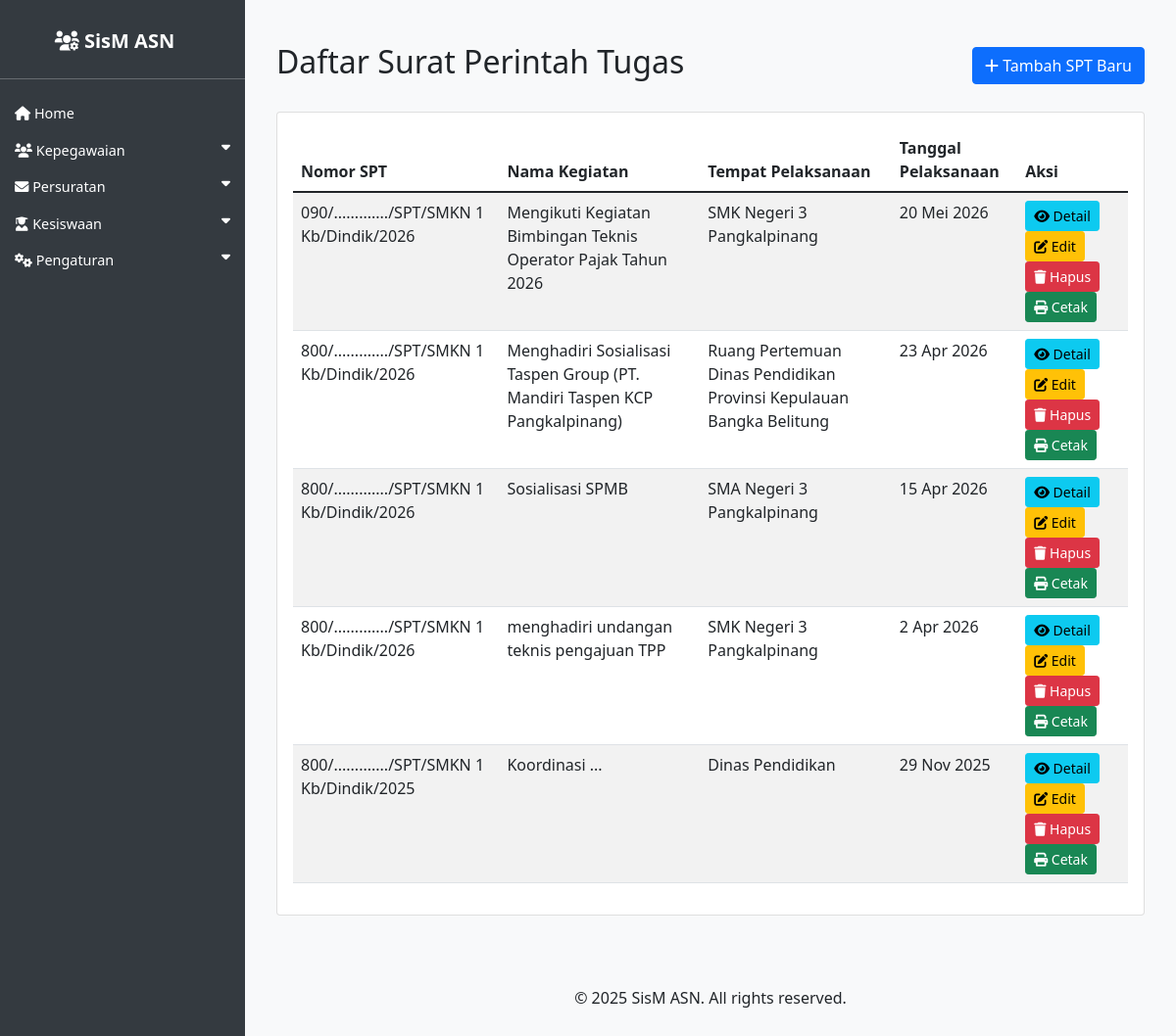
The app's page /asn/spt/, older data.
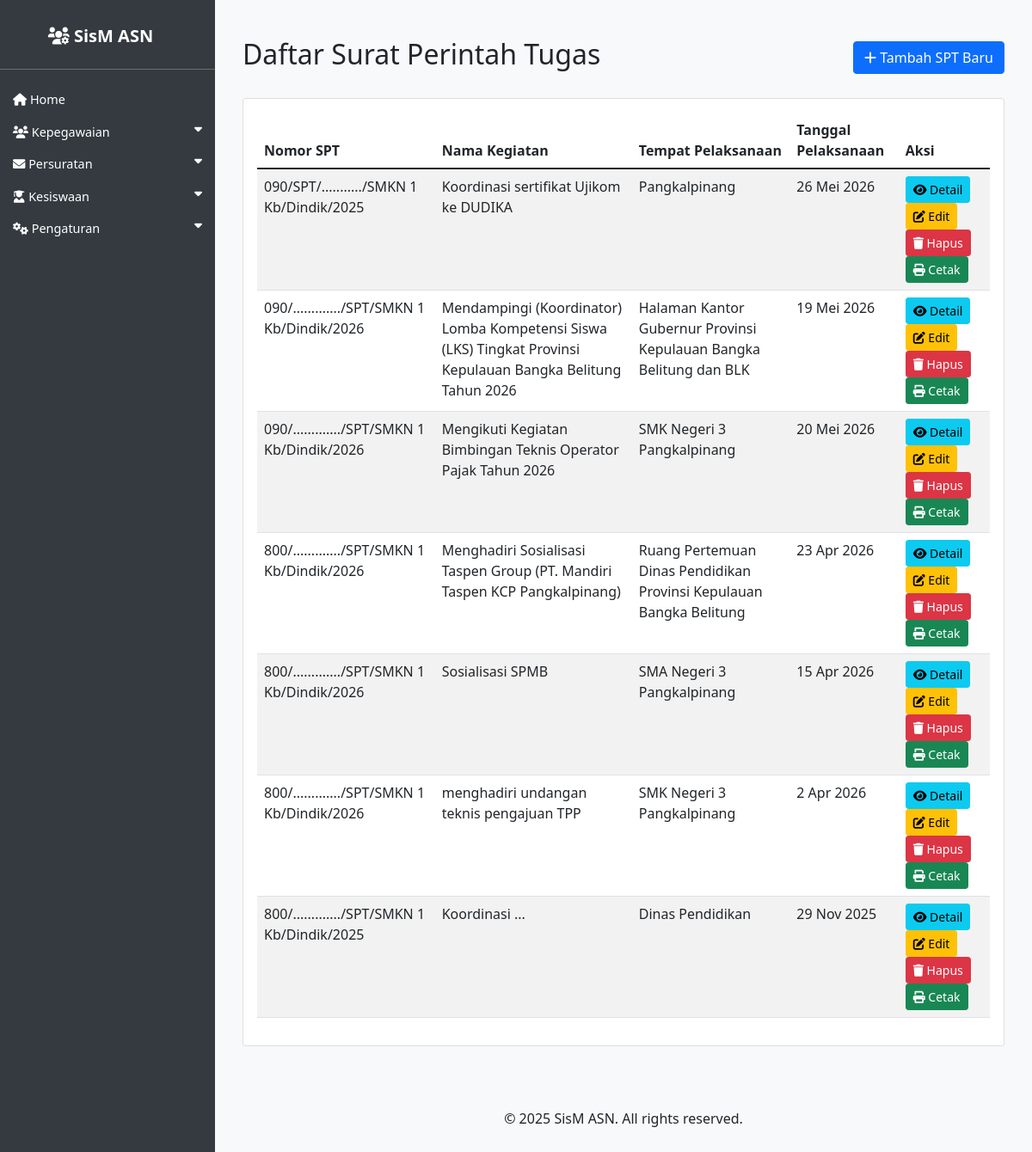
The same page, newer data.
### asn_app/models.py (models this page shows, shortened)
class SuratPerintahTugas(models.Model):
    peserta = models.ManyToManyField(ASN, related_name='spt_peserta', verbose_name='Peserta')
    dasar_surat = models.TextField(verbose_name='Dasar Surat')
    nomor_spt = models.CharField(max_length=50, verbose_name='Nomor SPT')
    tempat_pelaksanaan = models.CharField(max_length=100, verbose_name='Tempat Pelaksanaan')
    waktu_pelaksanaan = models.DateTimeField(verbose_name='Waktu Pelaksanaan')
    tanggal_pelaksanaan = models.DateField(verbose_name='Tanggal Pelaksanaan')
    tanggal_akhir_pelaksanaan = models.DateField(verbose_name='Tanggal Akhir Pelaksanaan', null=True, blank=True)
    nama_kegiatan = models.CharField(max_length=200, verbose_name='Nama Kegiatan')
    tempat_ditetapkan = models.CharField(max_length=100, verbose_name='Tempat Ditetapkan')
    tanggal_ditetapkan = models.DateField(verbose_name='Tanggal Ditetapkan')
    penandatangan = models.ForeignKey(ASN, on_delete=models.SET_NULL, blank=True, null=True, related_name='spt_penandatangan', verbose_name='Penandatangan')
    kuasa_pengguna_anggaran = models.ForeignKey(ASN, on_delete=models.SET_NULL, blank=True, null=True, related_name='spt_kuasa_pengguna_anggaran', verbose_name='Kuasa Pengguna Anggaran')
    kop_surat = models.ForeignKey(KopSurat, on_delete=models.SET_NULL, blank=True, null=True, verbose_name='Kop Surat')
    latar_belakang = models.TextField(verbose_name='Latar Belakang', blank=True, null=True)
    maksud_dan_tujuan = models.TextField(verbose_name='Maksud dan Tujuan', blank=True, null=True)
    hasil_yang_dicapai = models.TextField(verbose_name='Hasil yang Dicapai', blank=True, null=True)
    kesimpulan_dan_saran = models.TextField(verbose_name='Kesimpulan dan Saran', blank=True, null=True)
    penutup = models.TextField(verbose_name='Penutup', blank=True, null=True)
    tanggal_dibuat_laporan = models.DateField(verbose_name='Tanggal Dibuat Laporan', blank=True, null=True)
    SIFAT_SURAT_CHOICES = [
        ('Biasa', 'Biasa'),
        ('Penting', 'Penting'),
        ('Rahasia', 'Rahasia'),
    ]
    sifat_surat = models.CharField(max_length=10, choices=SIFAT_SURAT_CHOICES, default='Biasa', verbose_name='Sifat Surat')
    created_at = models.DateTimeField(auto_now_add=True)
    updated_at = models.DateTimeField(auto_now=True)

### asn_app/views.py (the view)
# urls.py: path('spt/', views.spt_list, name='spt_list'),
def spt_list(request):
    spt_list = SuratPerintahTugas.objects.all().order_by('-created_at')
    return render(request, 'asn_app/spt_list.html', {'spt_list': spt_list})

### asn_app/templates/asn_app/spt_list.html
{% extends 'asn_app/base.html' %}
{% load i18n %}
{% load indonesian_date_tags %}
{% block content %}
<div class="container mt-4">
    <div class="row">
        <div class="col-md-12">
            <div class="d-flex justify-content-between align-items-center mb-4">
                <h2>Daftar Surat Perintah Tugas</h2>
                <a href="{% url 'spt_create' %}" class="btn btn-primary">
                    <i class="fas fa-plus"></i> Tambah SPT Baru
                </a>
            </div>
            <div class="card">
                <div class="card-body">
                    {% if spt_list %}
                        <div class="table-responsive">
                            <table class="table table-striped">
                                <thead>
                                    <tr>
                                        <th>Nomor SPT</th>
                                        <th>Nama Kegiatan</th>
                                        <th>Tempat Pelaksanaan</th>
                                        <th>Tanggal Pelaksanaan</th>
                                        <th>Aksi</th>
                                    </tr>
                                </thead>
                                <tbody>
                                    {% for spt in spt_list %}
                                    <tr>
                                        <td>{{ spt.nomor_spt }}</td>
                                        <td>{{ spt.nama_kegiatan }}</td>
                                        <td>{{ spt.tempat_pelaksanaan }}</td>
                                        <td>{{ spt.tanggal_pelaksanaan|indonesian_date:"%d %b %Y" }}</td>
                                        <td>
                                            <a href="{% url 'spt_detail' spt.pk %}" class="btn btn-sm btn-info">
                                                <i class="fas fa-eye"></i> Detail
                                            </a>
                                            <a href="{% url 'spt_update' spt.pk %}" class="btn btn-sm btn-warning">
                                                <i class="fas fa-edit"></i> Edit
                                            </a>
                                            <a href="{% url 'spt_delete' spt.pk %}" class="btn btn-sm btn-danger">
                                                <i class="fas fa-trash"></i> Hapus
                                            </a>
                                            <a href="{% url 'spt_export_pdf' spt.pk %}" class="btn btn-sm btn-success">
                                                <i class="fas fa-print"></i> Cetak
                                            </a>
                                        </td>
                                    </tr>
                                    {% endfor %}
                                </tbody>
                            </table>
                        </div>
                    {% else %}
                        <div class="text-center py-5">
                            <i class="fas fa-file-alt fa-3x text-muted mb-3"></i>
                            <h5 class="text-muted">Belum ada data SPT</h5>
                            <a href="{% url 'spt_create' %}" class="btn btn-primary">Tambah SPT Pertama</a>
                        </div>
                    {% endif %}
                </div>
            </div>
        </div>
    </div>
</div>
{% endblock %}

Row changes from the older to the newer data that the page shows:
added SuratPerintahTugas: nomor_spt "090/SPT/.........../SMKN 1 Kb/Dindik/2025", nama_kegiatan "Koordinasi sertifikat Ujikom ke DUDIKA", tempat_pelaksanaan "Pangkalpinang", tanggal_pelaksanaan|indonesian_date "26 Mei 2026"
added SuratPerintahTugas: nomor_spt "090/............./SPT/SMKN 1 Kb/Dindik/2026", nama_kegiatan "Mendampingi (Koordinator) Lomba Kompetensi Siswa (LKS) Tingkat Provinsi Kepulauan Bangka Belitung Tahun 2026", tempat_pelaksanaan "Halaman Kantor Gubernur Provinsi Kepulauan Bangka Belitung dan BLK", tanggal_pelaksanaan|indonesian_date "19 Mei 2026"
